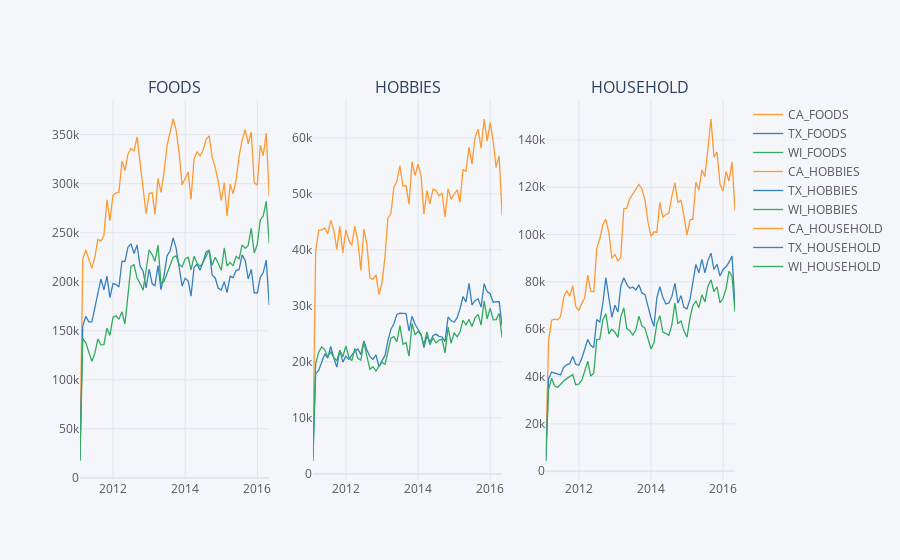

Source (notebook cell):
### Markdown cell above
Plotting sales for each category in each of the state

### Code cell
dept_cat_level = sales_train_validation.groupby(["state_id","cat_id"])[date_col].sum().reset_index().set_index(["state_id","cat_id"]).T
dept_cat_level['datum'] = [base + datetime.timedelta(days=x) for x in range(1913)]
dept_cat_level.set_index('datum', drop=True, inplace=True)
dept_cat_level.sort_index(inplace=True)
dept_cat_level.columns = [f'{i}_{j}' if j != '' else f'{i}' for i,j in dept_cat_level.columns]
dept_cat_monthly_level = dept_cat_level.groupby(pd.Grouper(freq='1M')).sum()
cf.Figure(cf.subplots([dept_cat_monthly_level[['CA_FOODS','TX_FOODS','WI_FOODS']].figure(),dept_cat_monthly_level[['CA_HOBBIES','TX_HOBBIES','WI_HOBBIES']].figure(),dept_cat_monthly_level[['CA_HOUSEHOLD','TX_HOUSEHOLD','WI_HOUSEHOLD']].figure()],shape=(1,3),subplot_titles=('FOODS', 'HOBBIES', 'HOUSEHOLD'))).iplot()
